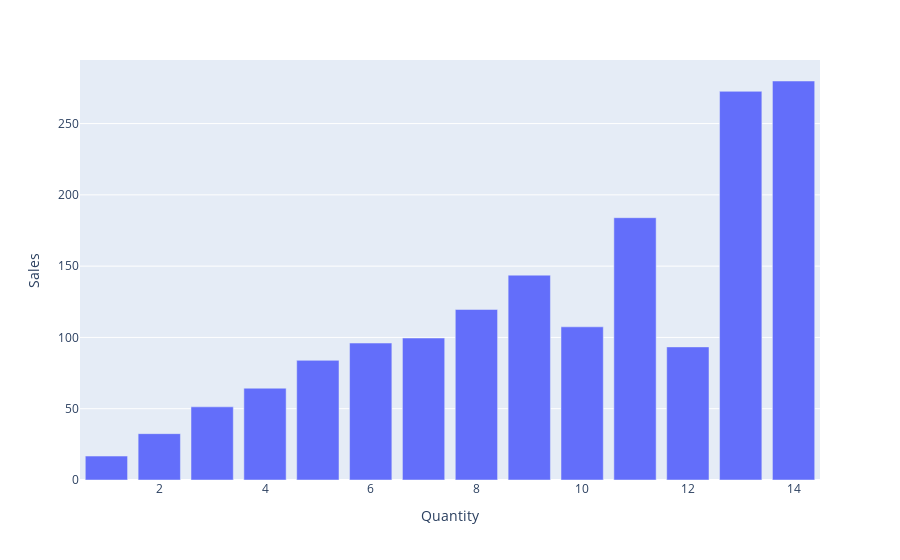

Source (notebook cell):
### Markdown cell above
Pada kali ini kita memakai median dari Sales karena data tidak terdistribusi normal

### Code cell
quantitySales = df[['Quantity', 'Sales']].copy()
quantitySales = quantitySales.groupby('Quantity')
quantitySales = quantitySales.median()
quantitySales.reset_index(inplace=True)
px.bar(quantitySales, x = 'Quantity', y = 'Sales')

### Figure 1 — Plotly figure (JSON) as saved in the notebook; plotly's stock layout.template omitted (floating-point values rounded to 4 significant figures)
{"data": [{"alignmentgroup": "True", "hovertemplate": "Quantity=%{x}<br>Sales=%{y}<extra></extra>", "legendgroup": "", "marker": {"color": "#636efa", "pattern": {"shape": ""}}, "name": "", "offsetgroup": "", "orientation": "v", "showlegend": false, "textposition": "auto", "type": "bar", "x": [1, 2, 3, 4, 5, 6, 7, 8, 9, 10, 11, 12, 13, 14], "xaxis": "x", "y": [16.78, 32.51, 51.31, 64.38, 83.92, 96.06, 99.57, 119.6, 143.7, 107.4, 184.0, 93.36, 272.6, 279.9], "yaxis": "y"}], "layout": {"barmode": "relative", "legend": {"tracegroupgap": 0}, "margin": {"t": 60}, "xaxis": {"anchor": "y", "domain": [0, 1], "title": {"text": "Quantity"}}, "yaxis": {"anchor": "x", "domain": [0, 1], "title": {"text": "Sales"}}}}
